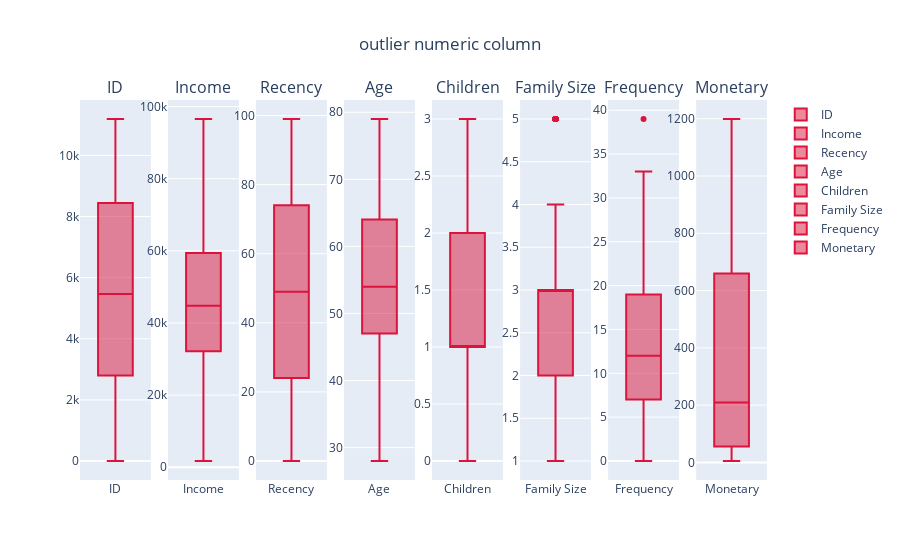

The notebook cell this image was saved under:
### Code cell
outliers_boxplots(df, numeric_columns)

### Figure 1 — Plotly figure (JSON) as saved in the notebook; plotly's stock layout.template omitted (floating-point values rounded to 4 significant figures; data arrays with more than 128 entries replaced by an {"elided": "..."} marker saying what was removed)
{"data": [{"marker": {"color": "crimson"}, "name": "ID", "type": "box", "xaxis": "x", "y": {"elided": "1782 int values"}, "yaxis": "y"}, {"marker": {"color": "crimson"}, "name": "Income", "type": "box", "xaxis": "x2", "y": {"elided": "1782 int values"}, "yaxis": "y2"}, {"marker": {"color": "crimson"}, "name": "Recency", "type": "box", "xaxis": "x3", "y": {"elided": "1782 int values"}, "yaxis": "y3"}, {"marker": {"color": "crimson"}, "name": "Age", "type": "box", "xaxis": "x4", "y": {"elided": "1782 int values"}, "yaxis": "y4"}, {"marker": {"color": "crimson"}, "name": "Children", "type": "box", "xaxis": "x5", "y": {"elided": "1782 int values"}, "yaxis": "y5"}, {"marker": {"color": "crimson"}, "name": "Family Size", "type": "box", "xaxis": "x6", "y": {"elided": "1782 int values"}, "yaxis": "y6"}, {"marker": {"color": "crimson"}, "name": "Frequency", "type": "box", "xaxis": "x7", "y": {"elided": "1782 int values"}, "yaxis": "y7"}, {"marker": {"color": "crimson"}, "name": "Monetary", "type": "box", "xaxis": "x8", "y": {"elided": "1782 int values"}, "yaxis": "y8"}], "layout": {"annotations": [{"font": {"size": 16}, "showarrow": false, "text": "ID", "x": 0.05156, "xanchor": "center", "xref": "paper", "y": 1, "yanchor": "bottom", "yref": "paper"}, {"font": {"size": 16}, "showarrow": false, "text": "Income", "x": 0.1797, "xanchor": "center", "xref": "paper", "y": 1, "yanchor": "bottom", "yref": "paper"}, {"font": {"size": 16}, "showarrow": false, "text": "Recency", "x": 0.3078, "xanchor": "center", "xref": "paper", "y": 1, "yanchor": "bottom", "yref": "paper"}, {"font": {"size": 16}, "showarrow": false, "text": "Age", "x": 0.4359, "xanchor": "center", "xref": "paper", "y": 1, "yanchor": "bottom", "yref": "paper"}, {"font": {"size": 16}, "showarrow": false, "text": "Children", "x": 0.5641, "xanchor": "center", "xref": "paper", "y": 1, "yanchor": "bottom", "yref": "paper"}, {"font": {"size": 16}, "showarrow": false, "text": "Family Size", "x": 0.6922, "xanchor": "center", "xref": "paper", "y": 1, "yanchor": "bottom", "yref": "paper"}, {"font": {"size": 16}, "showarrow": false, "text": "Frequency", "x": 0.8203, "xanchor": "center", "xref": "paper", "y": 1, "yanchor": "bottom", "yref": "paper"}, {"font": {"size": 16}, "showarrow": false, "text": "Monetary", "x": 0.9484, "xanchor": "center", "xref": "paper", "y": 1, "yanchor": "bottom", "yref": "paper"}], "title": {"text": "outlier numeric column", "x": 0.5}, "xaxis": {"anchor": "y", "domain": [0, 0.1031]}, "xaxis2": {"anchor": "y2", "domain": [0.1281, 0.2312]}, "xaxis3": {"anchor": "y3", "domain": [0.2562, 0.3594]}, "xaxis4": {"anchor": "y4", "domain": [0.3844, 0.4875]}, "xaxis5": {"anchor": "y5", "domain": [0.5125, 0.6156]}, "xaxis6": {"anchor": "y6", "domain": [0.6406, 0.7438]}, "xaxis7": {"anchor": "y7", "domain": [0.7688, 0.8719]}, "xaxis8": {"anchor": "y8", "domain": [0.8969, 1]}, "yaxis": {"anchor": "x", "domain": [0, 1]}, "yaxis2": {"anchor": "x2", "domain": [0, 1]}, "yaxis3": {"anchor": "x3", "domain": [0, 1]}, "yaxis4": {"anchor": "x4", "domain": [0, 1]}, "yaxis5": {"anchor": "x5", "domain": [0, 1]}, "yaxis6": {"anchor": "x6", "domain": [0, 1]}, "yaxis7": {"anchor": "x7", "domain": [0, 1]}, "yaxis8": {"anchor": "x8", "domain": [0, 1]}}}
